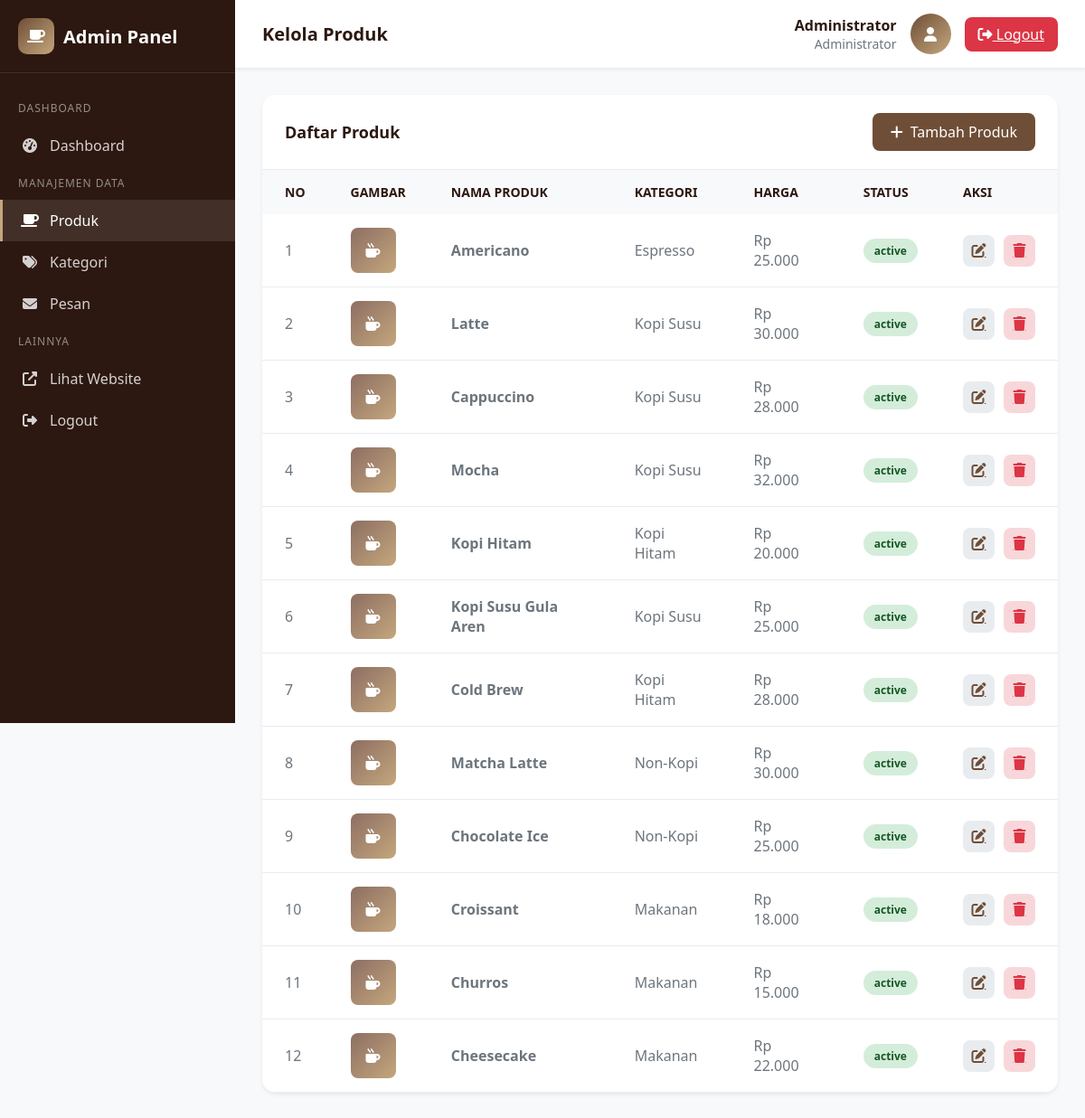
The page /admin/products/index.php (signed in) on the database its author committed.
### tables this page shows
CREATE TABLE IF NOT EXISTS products (
    id INT PRIMARY KEY AUTO_INCREMENT,
    nama_produk VARCHAR(200) NOT NULL,
    deskripsi TEXT,
    harga DECIMAL(10,2) NOT NULL,
    kategori_id INT,
    gambar VARCHAR(255),
    status ENUM('active', 'inactive') DEFAULT 'active',
    created_at TIMESTAMP DEFAULT CURRENT_TIMESTAMP,
    FOREIGN KEY (kategori_id) REFERENCES categories(id) ON DELETE SET NULL
);

CREATE TABLE IF NOT EXISTS categories (
    id INT PRIMARY KEY AUTO_INCREMENT,
    nama_kategori VARCHAR(100) NOT NULL,
    deskripsi TEXT,
    gambar VARCHAR(255),
    created_at TIMESTAMP DEFAULT CURRENT_TIMESTAMP
);

### config/functions.php (called while the page is built, shortened)
<?php
require_once 'database.php';
function getAllProducts($limit = null)
{
    global $conn;
    $sql = "SELECT p.*, c.nama_kategori
            FROM products p
            LEFT JOIN categories c ON p.kategori_id = c.id
            ORDER BY p.created_at DESC";
    $result = $conn->query($sql);
    return $result->fetch_all(MYSQLI_ASSOC);
}

### admin/products/index.php (the view, shortened to what this page needs)
<?php
require_once '../../config/functions.php';
$products = getAllProducts();
?>
<!DOCTYPE html>
<html lang="id">
<head>
    <link rel="stylesheet" href="https://cdnjs.cloudflare.com/ajax/libs/font-awesome/6.4.0/css/all.min.css">
</head>
<body>
    <aside class="sidebar">
        <div class="sidebar-brand">
            <div class="logo-icon"><i class="fas fa-coffee"></i></div>
            <span>Admin Panel</span>
        </div>
        <nav class="sidebar-menu">
            <div class="menu-section">Dashboard</div>
            <a href="../index.php" class="menu-item">
                <i class="fas fa-tachometer-alt"></i>
                <span>Dashboard</span>
            </a>
            <div class="menu-section">Manajemen Data</div>
            <a href="index.php" class="menu-item active">
                <i class="fas fa-coffee"></i>
                <span>Produk</span>
            </a>
            <a href="../categories/index.php" class="menu-item">
                <i class="fas fa-tags"></i>
                <span>Kategori</span>
            </a>
            <a href="../messages/index.php" class="menu-item">
                <i class="fas fa-envelope"></i>
                <span>Pesan</span>
            </a>
            <div class="menu-section">Lainnya</div>
            <a href="../../index.php" class="menu-item" target="_blank">
                <i class="fas fa-external-link-alt"></i>
                <span>Lihat Website</span>
            </a>
            <a href="../logout.php" class="menu-item">
                <i class="fas fa-sign-out-alt"></i>
                <span>Logout</span>
            </a>
        </nav>
    </aside>
    <main class="main-content">
        <header class="admin-header">
            <h1 class="header-title">Kelola Produk</h1>
            <div class="header-user">
                <div class="user-info">
                    <div class="user-name">
                        <?= $_SESSION['admin_nama'] ?>
                    </div>
                    <div class="user-role">Administrator</div>
                </div>
                <div class="user-avatar"><i class="fas fa-user"></i></div>
                <a href="../logout.php" class="btn-logout"><i class="fas fa-sign-out-alt"></i> Logout</a>
            </div>
        </header>
        <div class="content">
            <div class="card">
                <div class="card-header">
                    <h2 class="card-title">Daftar Produk</h2>
                    <a href="add.php" class="btn-add">
                        <i class="fas fa-plus"></i> Tambah Produk
                    </a>
                </div>
                <?php if (count($products) > 0): ?>
                    <table class="table">
                        <thead>
                            <tr>
                                <th>No</th>
                                <th>Gambar</th>
                                <th>Nama Produk</th>
                                <th>Kategori</th>
                                <th>Harga</th>
                                <th>Status</th>
                                <th>Aksi</th>
                            </tr>
                        </thead>
                        <tbody>
                            <?php foreach ($products as $index => $product): ?>
                                <tr>
                                    <td>
                                        <?= $index + 1 ?>
                                    </td>
                                    <td>
                                        <div
                                            style="width: 50px; height: 50px; background: linear-gradient(135deg, #8D6E63, #C4A77D); border-radius: 8px; display: flex; align-items: center; justify-content: center; color: white;">
                                            <i class="fas fa-mug-hot"></i>
                                        </div>
                                    </td>
                                    <td><strong>
                                            <?= $product['nama_produk'] ?>
                                        </strong></td>
                                    <td>
                                        <?= $product['nama_kategori'] ?>
                                    </td>
                                    <td>Rp
                                        <?= number_format($product['harga'], 0, ',', '.') ?>
                                    </td>
                                    <td>
                                        <span class="status-badge <?= $product['status'] ?>">
                                            <?= $product['status'] ?>
                                        </span>
                                    </td>
                                    <td>
                                        <div class="action-btns">
                                            <a href="edit.php?id=<?= $product['id'] ?>" class="btn-action btn-edit"
                                                title="Edit">
                                                <i class="fas fa-edit"></i>
                                            </a>
                                            <a href="index.php?delete=<?= $product['id'] ?>" class="btn-action btn-delete"
                                                title="Hapus" onclick="return confirm('Yakin hapus produk ini?')">
                                                <i class="fas fa-trash"></i>
                                            </a>
                                        </div>
                                    </td>
                                </tr>
                            <?php endforeach; ?>
                        </tbody>
                    </table>
                <?php endif; ?>
            </div>
        </div>
    </main>
</body>
</html>

### admin/products/index.php (style rules this page uses)
:root { --primary: #6F4E37; --primary-dark: #5D4037; --dark: #2C1810; --white: #ffffff; --gray-100: #f8f9fa; --gray-200: #e9ecef; --gray-600: #6c757d; --danger: #dc3545; --success: #28a745; --shadow: 0 0.125rem 0.25rem rgba(0, 0, 0, 0.075); }
* { margin: 0; padding: 0; box-sizing: border-box; }
body { font-family: 'Segoe UI', Tahoma, Geneva, Verdana, sans-serif; background: var(--gray-100); min-height: 100vh; }
.sidebar { position: fixed; top: 0; left: 0; width: 260px; height: 100vh; background: var(--dark); color: var(--white); z-index: 100; }
.sidebar-brand { padding: 20px; display: flex; align-items: center; gap: 10px; border-bottom: 1px solid rgba(255, 255, 255, 0.1); }
.sidebar-brand .logo-icon { width: 40px; height: 40px; background: linear-gradient(135deg, var(--primary), #C4A77D); border-radius: 10px; display: flex; align-items: center; justify-content: center; }
.sidebar-brand span { font-size: 1.25rem; font-weight: 700; }
.sidebar-menu { padding: 20px 0; }
.menu-section { padding: 10px 20px; font-size: 0.75rem; text-transform: uppercase; color: rgba(255, 255, 255, 0.5); letter-spacing: 1px; }
.menu-item { padding: 12px 20px; display: flex; align-items: center; gap: 12px; color: rgba(255, 255, 255, 0.8); text-decoration: none; transition: all 0.3s; border-left: 3px solid transparent; }
.menu-item:hover, .menu-item.active { background: rgba(255, 255, 255, 0.1); color: var(--white); border-left-color: #C4A77D; }
.menu-item i { width: 20px; text-align: center; }
.main-content { margin-left: 260px; min-height: 100vh; }
.admin-header { background: var(--white); padding: 15px 30px; display: flex; justify-content: space-between; align-items: center; box-shadow: var(--shadow); }
.header-title { font-size: 1.25rem; font-weight: 600; color: var(--dark); }
.header-user { display: flex; align-items: center; gap: 15px; }
.user-info { text-align: right; }
.user-name { font-weight: 600; color: var(--dark); }
.user-role { font-size: 0.875rem; color: var(--gray-600); }
.user-avatar { width: 45px; height: 45px; background: linear-gradient(135deg, var(--primary), #C4A77D); border-radius: 50%; display: flex; align-items: center; justify-content: center; color: var(--white); }
.btn-logout { padding: 8px 15px; background: var(--danger); color: var(--white); border: none; border-radius: 8px; cursor: pointer; }
.content { padding: 30px; }
.card { background: var(--white); border-radius: 15px; box-shadow: var(--shadow); overflow: hidden; }
.card-header { padding: 20px 25px; border-bottom: 1px solid var(--gray-200); display: flex; justify-content: space-between; align-items: center; }
.card-title { font-size: 1.125rem; font-weight: 600; color: var(--dark); }
.btn-add { padding: 10px 20px; background: var(--primary); color: var(--white); border: none; border-radius: 8px; font-weight: 500; cursor: pointer; text-decoration: none; display: inline-flex; align-items: center; gap: 8px; }
.table { width: 100%; border-collapse: collapse; }
.table th, .table td { padding: 15px 25px; text-align: left; }
.table th { background: var(--gray-100); font-weight: 600; color: var(--dark); font-size: 0.875rem; text-transform: uppercase; }
.table td { border-bottom: 1px solid var(--gray-200); color: var(--gray-600); }
.status-badge { display: inline-block; padding: 5px 12px; border-radius: 20px; font-size: 0.75rem; font-weight: 600; }
.status-badge.active { background: #d4edda; color: #155724; }
.action-btns { display: flex; gap: 10px; }
.btn-action { width: 35px; height: 35px; border: none; border-radius: 8px; cursor: pointer; display: flex; align-items: center; justify-content: center; transition: all 0.3s; }
.btn-edit { background: #e9ecef; color: var(--primary); }
.btn-delete { background: #f8d7da; color: var(--danger); }

### rows shown on the page
products: nama_produk "Americano", kategori.nama_kategori "Espresso", harga "25.000", status "active"
products: nama_produk "Latte", kategori.nama_kategori "Kopi Susu", harga "30.000", status "active"
products: nama_produk "Cappuccino", kategori.nama_kategori "Kopi Susu", harga "28.000", status "active"
products: nama_produk "Mocha", kategori.nama_kategori "Kopi Susu", harga "32.000", status "active"
products: nama_produk "Kopi Hitam", kategori.nama_kategori "Kopi Hitam", harga "20.000", status "active"
products: nama_produk "Kopi Susu Gula Aren", kategori.nama_kategori "Kopi Susu", harga "25.000", status "active"
products: nama_produk "Cold Brew", kategori.nama_kategori "Kopi Hitam", harga "28.000", status "active"
products: nama_produk "Matcha Latte", kategori.nama_kategori "Non-Kopi", harga "30.000", status "active"
products: nama_produk "Chocolate Ice", kategori.nama_kategori "Non-Kopi", harga "25.000", status "active"
products: nama_produk "Croissant", kategori.nama_kategori "Makanan", harga "18.000", status "active"
products: nama_produk "Churros", kategori.nama_kategori "Makanan", harga "15.000", status "active"
products: nama_produk "Cheesecake", kategori.nama_kategori "Makanan", harga "22.000", status "active"

### other values the page prints
$_SESSION['admin_nama'] "Administrator"
